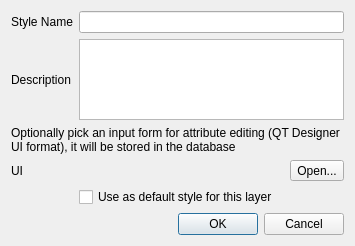
<?xml version="1.0" encoding="UTF-8"?>
<ui version="4.0">
 <class>QgsSaveToDBDialog</class>
 <widget class="QDialog" name="QgsSaveToDBDialog">
  <property name="geometry">
   <rect>
    <x>0</x>
    <y>0</y>
    <width>355</width>
    <height>246</height>
   </rect>
  </property>
  <property name="windowTitle">
   <string>Save style</string>
  </property>
  <property name="modal">
   <bool>true</bool>
  </property>
  <layout class="QGridLayout" name="gridLayout">
   <item row="1" column="0">
    <widget class="QLabel" name="descriptionLabel">
     <property name="text">
      <string>Description</string>
     </property>
    </widget>
   </item>
   <item row="1" column="1">
    <widget class="QPlainTextEdit" name="mDescriptionEdit"/>
   </item>
   <item row="4" column="0">
    <widget class="QLabel" name="mUILabel">
     <property name="text">
      <string>UI</string>
     </property>
     <property name="buddy">
      <cstring>mNameEdit</cstring>
     </property>
    </widget>
   </item>
   <item row="0" column="0">
    <widget class="QLabel" name="nameLabel">
     <property name="text">
      <string>Style Name</string>
     </property>
     <property name="buddy">
      <cstring>mNameEdit</cstring>
     </property>
    </widget>
   </item>
   <item row="0" column="1">
    <widget class="QLineEdit" name="mNameEdit"/>
   </item>
   <item row="6" column="1">
    <widget class="QDialogButtonBox" name="buttonBox">
     <property name="standardButtons">
      <set>QDialogButtonBox::Cancel|QDialogButtonBox::Ok</set>
     </property>
     <property name="centerButtons">
      <bool>false</bool>
     </property>
    </widget>
   </item>
   <item row="5" column="1">
    <widget class="QCheckBox" name="mUseAsDefault">
     <property name="text">
      <string>Use as default style for this layer</string>
     </property>
    </widget>
   </item>
   <item row="4" column="1">
    <layout class="QHBoxLayout" name="horizontalLayout_2">
     <item>
      <widget class="QLabel" name="mFileNameLabel">
       <property name="text">
        <string/>
       </property>
      </widget>
     </item>
     <item>
      <widget class="QToolButton" name="mFilePickButton">
       <property name="sizePolicy">
        <sizepolicy hsizetype="Maximum" vsizetype="Fixed">
         <horstretch>0</horstretch>
         <verstretch>0</verstretch>
        </sizepolicy>
       </property>
       <property name="text">
        <string>Open...</string>
       </property>
      </widget>
     </item>
    </layout>
   </item>
   <item row="2" column="0" rowspan="2" colspan="2">
    <widget class="QLabel" name="label">
     <property name="text">
      <string>Optionally pick an input form for attribute editing (QT Designer UI format), it will be stored in the database</string>
     </property>
     <property name="textFormat">
      <enum>Qt::PlainText</enum>
     </property>
     <property name="scaledContents">
      <bool>false</bool>
     </property>
     <property name="wordWrap">
      <bool>true</bool>
     </property>
    </widget>
   </item>
  </layout>
 </widget>
 <layoutdefault spacing="6" margin="11"/>
 <tabstops>
  <tabstop>mNameEdit</tabstop>
  <tabstop>mDescriptionEdit</tabstop>
  <tabstop>mFilePickButton</tabstop>
  <tabstop>mUseAsDefault</tabstop>
  <tabstop>buttonBox</tabstop>
 </tabstops>
 <resources/>
 <connections>
  <connection>
   <sender>buttonBox</sender>
   <signal>accepted()</signal>
   <receiver>QgsSaveToDBDialog</receiver>
   <slot>accept()</slot>
   <hints>
    <hint type="sourcelabel">
     <x>254</x>
     <y>206</y>
    </hint>
    <hint type="destinationlabel">
     <x>263</x>
     <y>68</y>
    </hint>
   </hints>
  </connection>
  <connection>
   <sender>buttonBox</sender>
   <signal>rejected()</signal>
   <receiver>QgsSaveToDBDialog</receiver>
   <slot>reject()</slot>
   <hints>
    <hint type="sourcelabel">
     <x>254</x>
     <y>206</y>
    </hint>
    <hint type="destinationlabel">
     <x>6</x>
     <y>77</y>
    </hint>
   </hints>
  </connection>
 </connections>
</ui>
